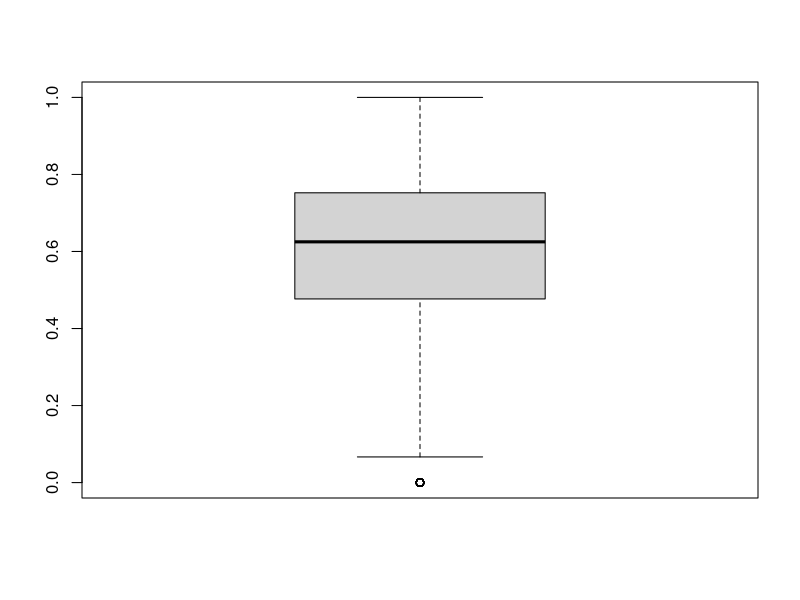
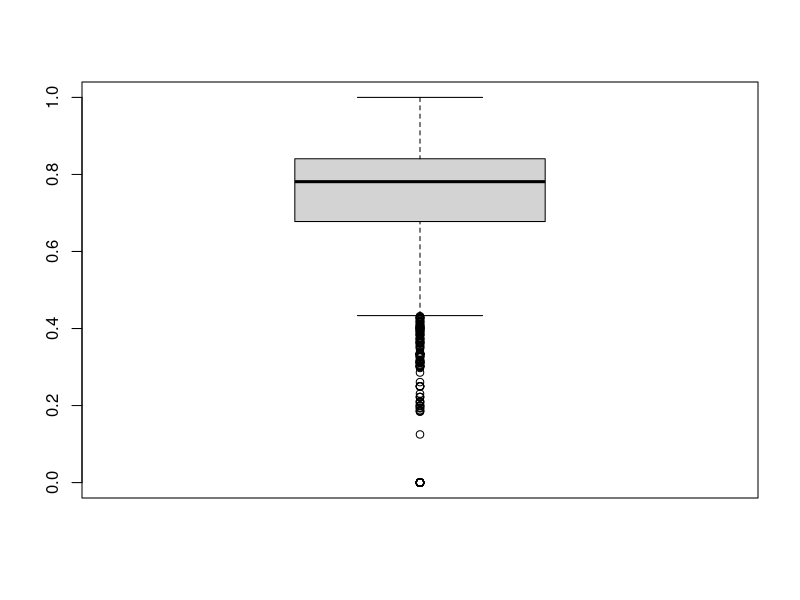

Recreate these plots in R, in order.
########################
## SANER2015 RQ2
## @author:Yuki Ueda
## @createdOn:2015/10/15
########################


### Set data
num <- data.frame() # Init

# Input csv
num <- read.csv("CSVdata_oss/numOfPatchsets_os_1.csv"
                 ,sep=",", header=TRUE)

### number of patchset's voting(+1, -1) is 1
# index_l_m: vote is "like" and status is "merge"
# index_d_a: vote is "dislike" and status is abandoned
index_l <- data.frame()
index_d <- data.frame()

for(i in 1:nrow(num)){
  if(num$VotingScore[i] == 1){      # vote is like
    index_l <- rbind(index_l, num[i,])
  }else{                            # vote is dislike
    index_d <- rbind(index_d, num[i,])
  }
}

index <- list(index_l, index_d)

for(i in index){
  value = i$CurrentPar
  name = paste("OS_1_", i$VotingScore[1], "_",length(value),sep = "")
  pdf(paste("OSS_pdf/",name,".pdf",sep=""))
  boxplot(value, ylim=c(0,1))
  print(name)
}
